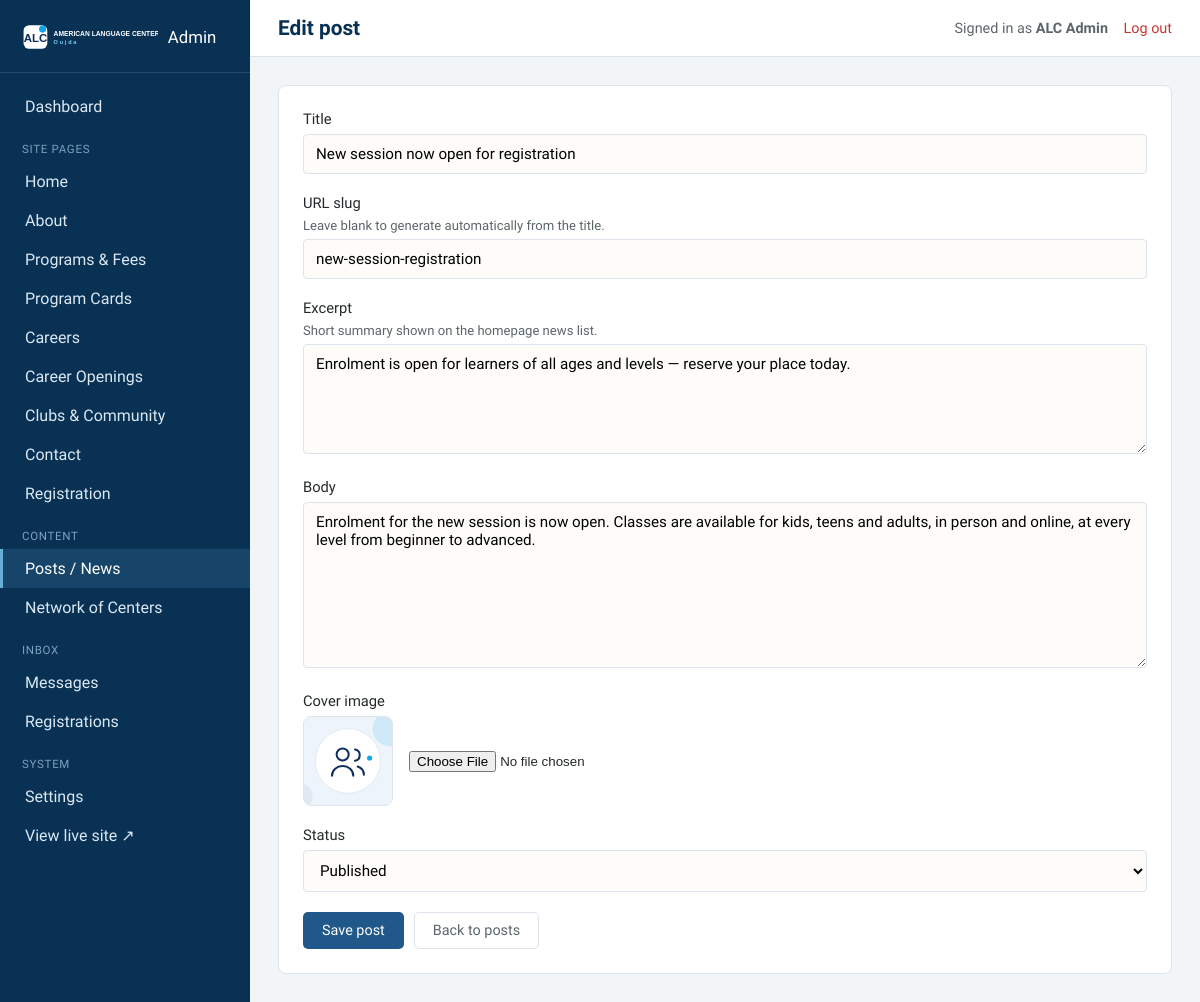
Page /admin/post-edit.php?id=1 (signed in) on the committed database.
### tables this page shows
CREATE TABLE IF NOT EXISTS posts (
  id INT AUTO_INCREMENT PRIMARY KEY,
  title VARCHAR(200) NOT NULL,
  slug VARCHAR(220) NOT NULL UNIQUE,
  excerpt VARCHAR(400) DEFAULT '',
  body TEXT,
  image_path VARCHAR(255),
  status ENUM('draft','published') NOT NULL DEFAULT 'draft',
  published_at DATETIME NULL,
  created_at DATETIME NOT NULL DEFAULT CURRENT_TIMESTAMP,
  updated_at DATETIME NOT NULL DEFAULT CURRENT_TIMESTAMP ON UPDATE CURRENT_TIMESTAMP
);

### includes/functions.php (called while the page is built, shortened)
<?php
function h(?string $value): string
{
    return htmlspecialchars($value ?? '', ENT_QUOTES, 'UTF-8');
}
function asset(string $path): string
{
    $path = ltrim($path, '/');
    return '/' . $path;
}

### admin/post-edit.php (the view, shortened to what this page needs)
<?php
require_once __DIR__ . '/../includes/functions.php';
$pdo = db();
$id = isset($_GET['id']) ? (int) $_GET['id'] : 0;
$post = null;
if ($id) {
    $stmt = $pdo->prepare('SELECT * FROM posts WHERE id = ?');
    $stmt->execute([$id]);
    $post = $stmt->fetch();
}
if ($id) {
    $stmt = $pdo->prepare('SELECT * FROM posts WHERE id = ?');
    $stmt->execute([$id]);
    $post = $stmt->fetch() ?: $post;
}
require __DIR__ . '/partials/header.php';
?>
<div class="card">
  <form method="post" enctype="multipart/form-data">
    <div class="form-group">
      <label>Title</label>
      <input type="text" name="title" value="<?= h($post['title'] ?? '') ?>" required>
    </div>
    <div class="form-group">
      <label>URL slug</label>
      <div class="hint">Leave blank to generate automatically from the title.</div>
      <input type="text" name="slug" value="<?= h($post['slug'] ?? '') ?>">
    </div>
    <div class="form-group">
      <label>Excerpt</label>
      <div class="hint">Short summary shown on the homepage news list.</div>
      <textarea name="excerpt" rows="2"><?= h($post['excerpt'] ?? '') ?></textarea>
    </div>
    <div class="form-group">
      <label>Body</label>
      <textarea name="body" rows="8"><?= h($post['body'] ?? '') ?></textarea>
    </div>
    <div class="form-group">
      <label>Cover image</label>
      <div class="image-field">
        <div class="preview" id="preview-post-image">
          <?php if (!empty($post['image_path'])): ?>
            <img src="<?= h(asset($post['image_path'])) ?>" alt="">
          <?php endif; ?>
        </div>
        <input type="file" name="image" accept="image/jpeg,image/png,image/webp,image/gif" data-preview="preview-post-image">
      </div>
    </div>
    <div class="form-group">
      <label>Status</label>
      <select name="status">
        <option value="published" <?= ($post['status'] ?? '') === 'published' ? 'selected' : '' ?>>Published</option>
      </select>
    </div>
    <div class="form-actions">
      <button type="submit" class="btn btn-primary">Save post</button>
      <a href="/admin/posts.php" class="btn btn-ghost">Back to posts</a>
    </div>
  </form>
</div>
<?php require __DIR__ . '/partials/footer.php'; ?>

### admin/assets/css/admin.css (style rules this page uses)
:root { --blue: #205989; --blue-dark: #083153; --blue-light: #67afd6; --red: #c93632; --accent: #67afd6; --sand: #f2f5f8; --ink: #24292b; --ink-soft: #5b6668; --white: #ffffff; --border: #dde4ec; --font-display: "Alexandria", "Segoe UI", system-ui, sans-serif; --font-body: "Alexandria", "Segoe UI", system-ui, sans-serif; --sidebar-w: 250px; }
* { box-sizing: border-box; }
body { margin: 0; font-family: var(--font-body); background: var(--sand); color: var(--ink); }
a { color: var(--blue); text-decoration: none; }
.card { background: var(--white); border-radius: 8px; border: 1px solid var(--border); padding: 24px; margin-bottom: 24px; }
.form-group { margin-bottom: 20px; }
.form-group label { display: block; font-weight: 500; margin-bottom: 6px; font-size: 0.92rem; }
.form-group .hint { color: var(--ink-soft); font-size: 0.82rem; margin-bottom: 6px; }
.form-group input[type=text], .form-group input[type=email], .form-group input[type=password], .form-group input[type=tel], .form-group input[type=number], .form-group select, .form-group textarea { width: 100%; padding: 10px 12px; border: 1px solid var(--border); border-radius: 4px; font-family: var(--font-body); font-size: 0.95rem; background: #fdfcf8; }
.form-group textarea { min-height: 110px; resize: vertical; }
.form-actions { display: flex; gap: 10px; align-items: center; }
.image-field { display: flex; align-items: center; gap: 16px; }
.image-field .preview { width: 90px; height: 90px; border-radius: 8px; overflow: hidden; border: 1px solid var(--border); background: var(--sand); flex-shrink: 0; }
.image-field .preview img { width: 100%; height: 100%; object-fit: cover; }
.btn { display: inline-flex; align-items: center; gap: 6px; padding: 9px 18px; border-radius: 5px; font-size: 0.9rem; font-weight: 500; border: 1px solid transparent; cursor: pointer; font-family: var(--font-body); }
.btn-primary { background: var(--blue); color: #fff; }
.btn-ghost { background: transparent; color: var(--ink-soft); border-color: var(--border); }
.form-group > label { display: flex; align-items: center; flex-wrap: wrap; gap: 6px; }

### rows in the picture
posts: title "New session now open for registration", slug "new-session-registration", excerpt "Enrolment is open for learners of all ages and levels — reserve your place today.", body "Enrolment for the new session is now open. Classes are available for kids, teens and adults, in person and online, at every level from beginner to advanced.", image_path (picture), status "Published"

### other values in the picture
$pageTitle "Edit post"
$admin['display_name'] ?: $admin['username'] "ALC Admin"
